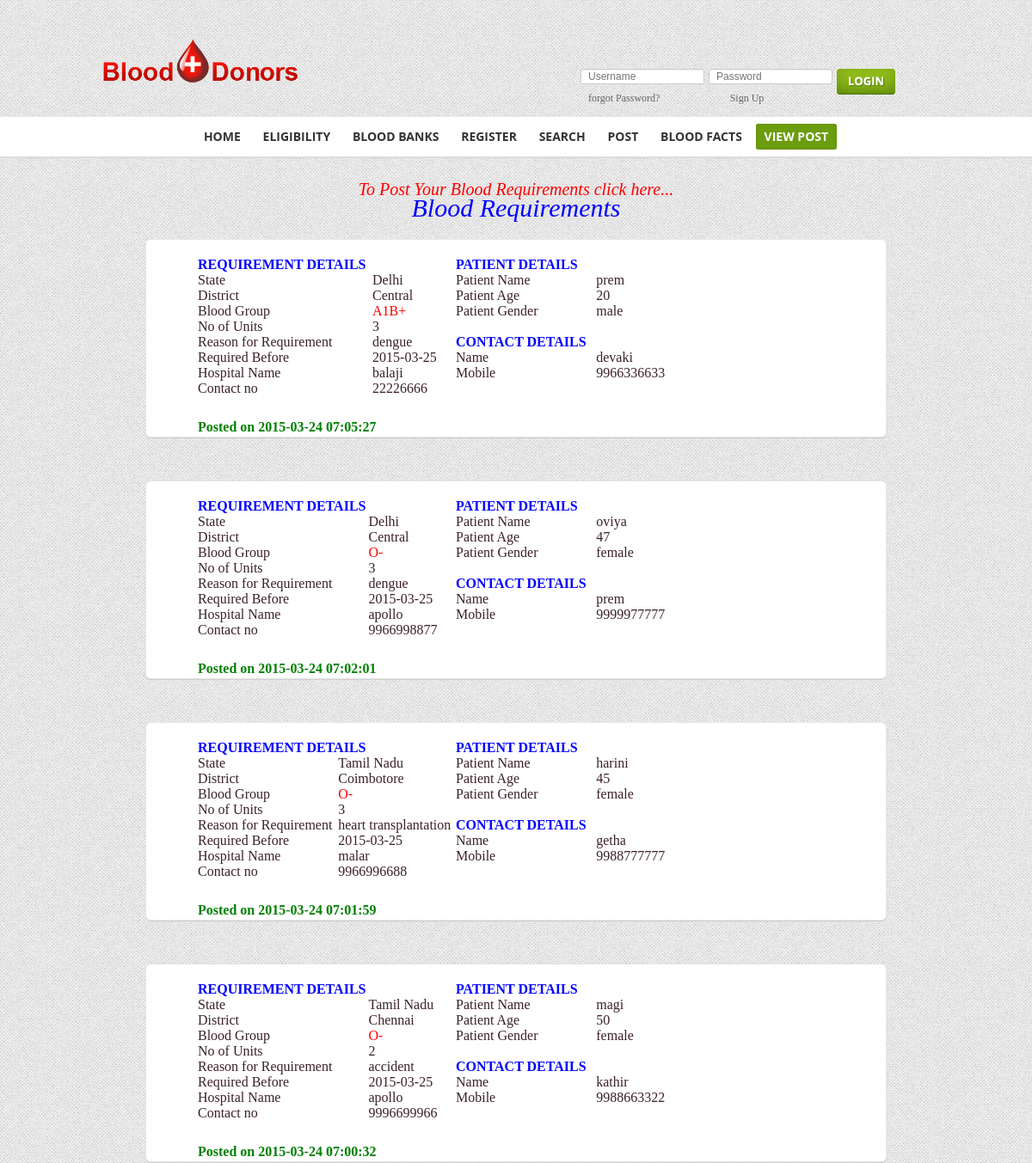
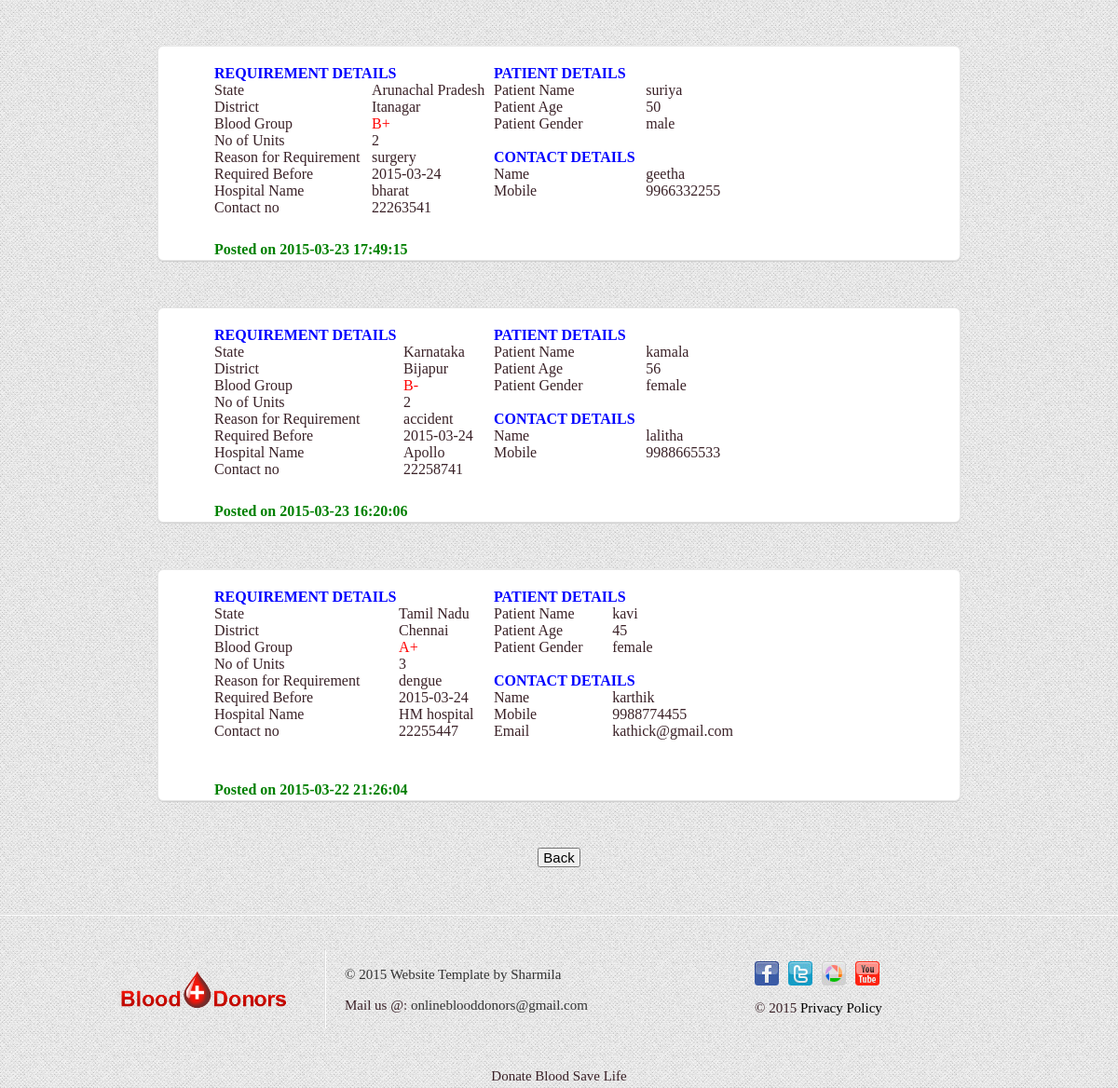
The app's page /post.php with its own data (2 pictures, top to bottom).
### tables this page shows
CREATE TABLE IF NOT EXISTS `postreq` (
  `postno` int(11) NOT NULL AUTO_INCREMENT,
  `pname` varchar(30) NOT NULL,
  `age` int(20) NOT NULL,
  `gender` varchar(20) NOT NULL,
  `bloodgrp` varchar(20) NOT NULL,
  `units` int(20) NOT NULL,
  `hname` varchar(30) NOT NULL,
  `contactno` bigint(20) NOT NULL,
  `state` varchar(30) NOT NULL,
  `district` varchar(30) NOT NULL,
  `needbef` date NOT NULL,
  `name` varchar(30) NOT NULL,
  `mobno` bigint(30) NOT NULL,
  `email` varchar(30) NOT NULL,
  `reason` varchar(30) NOT NULL,
  `poston` datetime NOT NULL,
  PRIMARY KEY (`postno`),
  UNIQUE KEY `postno` (`postno`)
);

### viewpost.php (the view, shortened to what this page needs)
<!DOCTYPE html>
<html lang="en">
<head>
<link href="cssfile/normalize.css" type="text/css" rel="stylesheet">
<link href="cssfile/jquery-ui.css" type="text/css" rel="stylesheet">
<link rel="stylesheet" href="cssfile/nivo-slider.css" type="text/css" media="screen">
<link href="cssfile/style.css" type="text/css" rel="stylesheet">
<link href="cssfile/validationEngine.jquery.css" type="text/css" rel="stylesheet">
<link rel="stylesheet" type="text/css" href="cssfile/jquery.fancybox.css" media="screen">
<link rel="stylesheet" href="css/reset.css" type="text/css" media="screen">
<link rel="stylesheet" href="css/style.css" type="text/css" media="screen">
<link rel="stylesheet" href="css/grid.css" type="text/css" media="screen">
<link rel="stylesheet" type="text/css" href="css/demo.css" media="all" />
<link rel="stylesheet" type="text/css" href="css/stylenewser.css" media="all" />
</head>
<body id="page3">
<br>
<header>
<header>
  <div class="border-bothome">
  <div id="wc-container">
	<div id="wc-header">
		<div id="logo">
			<a href="homepage.html"><img src="images/bloodlogo1.png" alt=""></a>
		</div>
<div class="wc-login">
				<form method="post" action="login.php" id="login" name="login">
				<input type="text" name="username" id="username" value="" placeholder="Username" class="txt validate[requireduser]">
				<input type="password" name="password" id="password" value="" class="txt validate[requiredpass]" placeholder="Password">
				<input type="image" alt="Login" src="images/btn-login.jpg" name="submit" value="submit" style="position:relative;top:3px;"
				onclick="fname()">
			</form>
			<table style="width:60%">
			<tr><td>
			<a href="reset.html" style="test-style:italic; text-decoration:none;color:#666;font-size: 12px;position: relative;left: 9px;">forgot Password?</a></td>
			<td>
			<a href="register.html" style="test-style:italic; text-decoration:none;color:#666;font-size: 12px;position: relative;left: 9px;">Sign Up</a></td></tr>
			</table>
		</div>
		</div>
    </div>
	<div id="nav-main">
			<ul>
		  <li><a class="nav-first current" href="homepage.html">HOME</a></li>
          <li><a href="Eligibility.html">ELIGIBILITY</a></li>
		  <li><a href="Bloodbanks.html">BLOOD BANKS</a></li>
		  <li><a href="Register.html">REGISTER</a></li>
          <li><a href="Search.html">SEARCH</a></li>
		  <li><a href="post.html">POST</a></li>
          <li ><a href="Bloodfacts.html">BLOOD FACTS</a></li>
          <li class="nav-first current" ><a href="viewpost.php">VIEW POST</a></li>
			</ul>
		 </div>
    </div>
</header><br>
<a href="post.html">
<marquee direction="right" height="20" scrollAmount=4 scrollDelay=5
class="sidelink" onMouseDown="this.stop()" onMouseOver="this.stop()"
onMouseMove="this.stop()" onMouseOut="this.start()" >
<p style="text-align:center;color:red;font-style:italic;font-size:20px">To Post Your Blood Requirements click here...</p></marquee>
</a><br>
<center> <p style="text-align:center;color:blue;font-style:italic;font-size:30px">Blood Requirements</p>
<br>
</center>
<?php
$query="SELECT * FROM postreq ORDER BY postno DESC";
$result=mysql_query($query)or die("Query failed=".mysql_error());
while($row=mysql_fetch_array($result))
{
	echo "<div class='wc-in-content'><div class ='form wc-round-crnr'><div class='fo'>";
		echo "<table width='600' border='0' align='center' cellpadding='2' cellspacing='0'>
         <tr valign='top'>
          <td width='50%'><table width='100%' border='0' align='center' cellpadding='6' cellspacing='0'>
            <tr bgcolor='#D9CEBA'>
              <td colspan='2'style='color:blue' ><strong>REQUIREMENT DETAILS</strong></td>
            </tr>";
            echo "<tr>
              <td>State</td>
              <td>".$row["state"]."</td>
            </tr>
            <tr>";
             echo "<td>District</td>
              <td>".$row["district"]."</td>
            </tr>";
            echo "<tr>
              <td>Blood Group </td>
              <td style='color:red' >".$row["bloodgrp"]."</td>
            </tr>";
            echo "<tr>
              <td>No of Units</td>
              <td>".$row["units"]."</td>
            </tr>
            <tr>
              <td>Reason for Requirement </td>
              <td>".$row["reason"]."</td>
            </tr>
            <tr>
              <td>Required Before </td>
              <td>".$row["needbef"]."</td>
            </tr>
            <tr>
              <td>Hospital Name </td>
              <td>".$row["hname"]."</td>
            </tr>
          <tr>
              <td>Contact no</td>
              <td>".$row["contactno"]."</td>
            </tr>
		  </table></td>
          <td width='50%'><table width='100%' border='0' align='center' cellpadding='6' cellspacing='0' >
            <tr bgcolor='#D9CEBA'>
              <td colspan='2'style='color:blue'><strong>PATIENT DETAILS</strong> </td>
            </tr>
            <tr>
              <td>Patient Name </td>
              <td>".$row["pname"]."</td>
            </tr>
            <tr>
              <td>Patient Age </td>
              <td>".$row["age"]."</td>
            </tr>
            <tr>
              <td>Patient Gender </td>
              <td>".$row["gender"]."</td>
            </tr>
            <tr>
              <td colspan='2'>&nbsp;</td>
            </tr>
            <tr bgcolor='#D9CEBA'>
              <td colspan='2'style='color:blue'><strong>CONTACT DETAILS</strong> </td>
            </tr>
            <tr>
              <td> Name </td>
              <td>".$row["name"]."</td>
            </tr>
            <tr>
              <td>Mobile</td>
              <td>".$row["mobno"]."</td>
            </tr>";
            if($row["email"]!="Not available")
			{
				echo "<tr>
              <td>Email</td>
              <td>".$row["email"]."</td>
				</tr>";
            }
			echo"<tr>
              <td>&nbsp;</td>
              <td>&nbsp;</td>
            </tr>
          </table></td>
        </tr>
		</table>";
	echo "<br><table width=><tr>";
	echo "<td ><p style='color:green;font size:17px;text-align:right'><strong>Posted on  ".$row["poston"]."</strong></p></td></tr>";
	echo "</table></div></div></div><br><br>";
}
?>
<center>
<table>
<tr><td>
<a href="homepage.html">
<input class="button" name="submit" id="submit" tabindex="16" value=" Back " type="submit">
</a>
</td></tr>
</table>
</center>
<br>
<br>
<footer>
  <div class="main">
    <div class="container_12">
      <div class="wrapper">
        <div class="grid_3">
          <div class="spacer-1"> <a href="homepage.html"><img src="images/footerlogo.png" alt=""></a> </div>
        </div>
        <div class="grid_5">
          <div class="indent-top2">
            <p class="prev-indent-bot">&copy; 2015 Website Template by <a target="_blank" href="#">Sharmila</a></p>Mail us @: <a href="http://www.gmail.com">onlineblooddonors@gmail.com</a> </div>
        </div>
        <div class="grid_4">
          <ul class="list-services">
            <li><a class="item-1" href="#"></a></li>
            <li><a class="item-2" href="#"></a></li>
            <li><a class="item-3" href="#"></a></li>
            <li><a class="item-4" href="#"></a></li>
          </ul>
          <span class="footer-text">&copy; 2015 <a class="link color-2" href="#">Privacy Policy</a></span> </div>
      </div>
    </div>
  </div>
</footer>
<div align=center>Donate Blood Save Life</div></body>
</html>

### post.php (shortened to what this page needs)
<?php
$name=$_REQUEST['name'];
$age=$_REQUEST['age'];
$units=$_REQUEST['units'];
$req=$_REQUEST['req'];
$hname=$_REQUEST['hname'];
$pname=$_REQUEST['pname'];
$mobileno=$_REQUEST['mobileno'];
$bloodgrp=$_REQUEST['bloodgrp'];
$gender=$_REQUEST['gender'];
$email=$_REQUEST['email'];
$district=$_REQUEST['district'];
$state=$_REQUEST['state'];
$bef=$_REQUEST['bef'];
$contactno=$_REQUEST['contactno'];
$test=strcmp($email,"");
if($test==0)
{
	$email="Not available";
}
$sql1="insert into postreq(pname,age,gender,bloodgrp,units,hname,contactno,state,district,needbef,name,mobno,email,reason,poston) values('$pname','$age','$gender','$bloodgrp','$units','$hname','$contactno','$state','$district','$bef','$name','$mobileno','$email','$req',now())";
				if(mysql_query($sql1))
    			{
					include("viewpost.php");
				}
				else
				{
					echo"<script>";
					echo"alert('posting failed')";
					echo"</script>";
				}
?>

### cssfile/style.css (style rules this page uses)
body { font-family:'Open Sans', sans-serif; font-size:14px; line-height:22px; color:#333; background:#f5f5f5 url(../images/body_bg.jpg) repeat; letter-spacing:normal; }
p { font-size:14px; font-weight:400; line-height:22px; color:#333; margin:0; padding:0 0 15px 0; }
#wc-header { width:960px; height:100px; position:relative; margin:0 auto; padding:0 0 10px 0; }
#logo { position:absolute; top:20px; left:0; }
#wc-header .wc-login { position:absolute; top:52px; right:0; width:405px; height:35px; }
.wc-login input { float:left; }
.wc-login input.txt { width:144px; background:#ffffff; border:1px solid #ccc; color:#999999; font-size:12px; padding:5px 8px; line-height:18px; height:18px; margin:3px 5px 0px 0px; border-radius: 3px; -webkit-border-radius: 3px; -moz-border-radius: 3px; -moz-box-shadow: inset 0 1px 1px #eee; -webkit-box-shadow: inset 0 1px 1px #eee; box-shadow: inset 0 1px 1px #eee; }
#nav-main { width:100%; display:block; margin:0px auto; background:#fff; border-top:1px solid #e9e9e9; border-bottom:2px solid #ddd; }
#nav-main a { font-family: 'Open Sans', sans-serif; font-size:14px; text-decoration:none; font-weight:700; text-align:center; color:#333333; }
#nav-main ul { width:960px; display:block; overflow:hidden; text-align:center; margin:0 auto; padding:0; }
#nav-main ul li { list-style:none; display:inline; position:relative; padding:0 1px; }
#nav-main ul li a { padding:5px 10px 6px 10px; display:inline; line-height:46px; margin:0px auto; }
#nav-main ul li a:hover, #nav-main ul li.current > a { color:#FFFFFF; background:#6c9d0e; border-radius: 3px; -webkit-border-radius: 3px; -moz-border-radius: 3px; -moz-box-shadow: inset 0 0px 3px #608a0f; -webkit-box-shadow: inset 0 0px 3px #608a0f; box-shadow: inset 0 0px 3px #608a0f; }
.wc-round-crnr { display:block; overflow:hidden; background:#fff; -webkit-border-radius: 6px; -moz-border-radius: 6px; border-radius: 6px; -webkit-box-shadow: 0px 1px 1px 0px #ccc; -moz-box-shadow: 0px 1px 1px 0px #ccc; box-shadow: 0px 1px 1px 0px #ccc; border:1px solid #e6e6e6; }

### css/style.css (style rules this page uses)
article, aside, audio, canvas, command, datalist, details, embed, figcaption, figure, footer, header, hgroup, keygen, meter, nav, output, progress, section, source, video { display:block; }
html { width:100%; height:100%; }
body { font-family:Arial, Helvetica, sans-serif; font-size:14px; line-height:25px; color:#000; min-width:960px; height:100%; background:url(../images/body-tail.gif) center top repeat #e7e7e7; }
.main { width:960px; margin:0 auto; }
a { color:#B00000; outline:none; }
.wrapper { width:100%; overflow:hidden; }
p { margin-bottom:18px; }
.color-2 { color:#000; }
.indent-top2 { padding-top:15px; }
.prev-indent-bot { margin-bottom:10px; }
.menu li a, .list-1 a, .list-2 a, .link,.list-3 a, h1 a { text-decoration:none; }
header { width:100%; position:relative; z-index:2; }
.spacer-1 { width:100%; padding:22px 0; background:url(../images/spacer-1.gif) right top repeat-y; }
.border-bothome { width:100%; padding-bottom:0px; background:url(../images/border-bot.gif) left bottom repeat-x; }
footer { width:100%; padding:39px 0; background:url(../images/footer-tail.gif) left top repeat-x; }
.footer-text { display:block; padding-left:40px; }
.list-services { padding:12px 0 0 40px; margin-bottom:12px; overflow:hidden; }
.list-services li { float:left; padding:0 10px 0 0; }
.list-services a { display:block; width:26px; height:26px; background:url(../images/social-icons.jpg) 0 0 no-repeat; }
.list-services .item-2 { background-position:-36px 0; }
.list-services .item-3 { background-position:-72px 0; }
.list-services .item-4 { background-position:-108px 0; }

### css/grid.css (style rules this page uses)
.container_12 { margin-left: auto; margin-right: auto; width: 960px; }
.grid_1, .grid_2, .grid_3, .grid_4, .grid_5, .grid_6, .grid_7, .grid_8, .grid_9, .grid_10, .grid_11, .grid_12,.mygrid,.my1grid { display:inline; float: left; position: relative; margin-left: 10px; margin-right: 10px; }
.container_12 .grid_3 { width:220px; }
.container_12 .grid_4 { width:300px; }
.container_12 .grid_5 { width:380px; }

### css/stylenewser.css (style rules this page uses)
.form { background:#FFF; width:800px; margin:0 auto; padding-left:60px; padding-top:20px; }

### viewpost.php (style rules this page uses)
table { border-spacing:0px; }
.fo { font-family:Times new roman; font-size: 16px; display: block; font-style:bold; color: black; }

### records on screen
postreq: state "Delhi", district "Central", bloodgrp "A1B+", units "3", reason "dengue", needbef "2015-03-25", hname "balaji", contactno "22226666", pname "prem", age "20", gender "male", name "devaki", mobno "9966336633", poston "2015-03-24 07:05:27"
postreq: state "Delhi", district "Central", bloodgrp "O-", units "3", reason "dengue", needbef "2015-03-25", hname "apollo", contactno "9966998877", pname "oviya", age "47", gender "female", name "prem", mobno "9999977777", poston "2015-03-24 07:02:01"
postreq: state "Tamil Nadu", district "Coimbotore", bloodgrp "O-", units "3", reason "heart transplantation", needbef "2015-03-25", hname "malar", contactno "9966996688", pname "harini", age "45", gender "female", name "getha", mobno "9988777777", poston "2015-03-24 07:01:59"
postreq: state "Tamil Nadu", district "Chennai", bloodgrp "O-", units "2", reason "accident", needbef "2015-03-25", hname "apollo", contactno "9996699966", pname "magi", age "50", gender "female", name "kathir", mobno "9988663322", poston "2015-03-24 07:00:32"
postreq: state "Arunachal Pradesh", district "Itanagar", bloodgrp "B+", units "2", reason "surgery", needbef "2015-03-24", hname "bharat", contactno "22263541", pname "suriya", age "50", gender "male", name "geetha", mobno "9966332255", poston "2015-03-23 17:49:15"
postreq: state "Karnataka", district "Bijapur", bloodgrp "B-", units "2", reason "accident", needbef "2015-03-24", hname "Apollo", contactno "22258741", pname "kamala", age "56", gender "female", name "lalitha", mobno "9988665533", poston "2015-03-23 16:20:06"
postreq: state "Tamil Nadu", district "Chennai", bloodgrp "A+", units "3", reason "dengue", needbef "2015-03-24", hname "HM hospital", contactno "22255447", pname "kavi", age "45", gender "female", name "karthik", mobno "9988774455", email "kathick@gmail.com", poston "2015-03-22 21:26:04"
